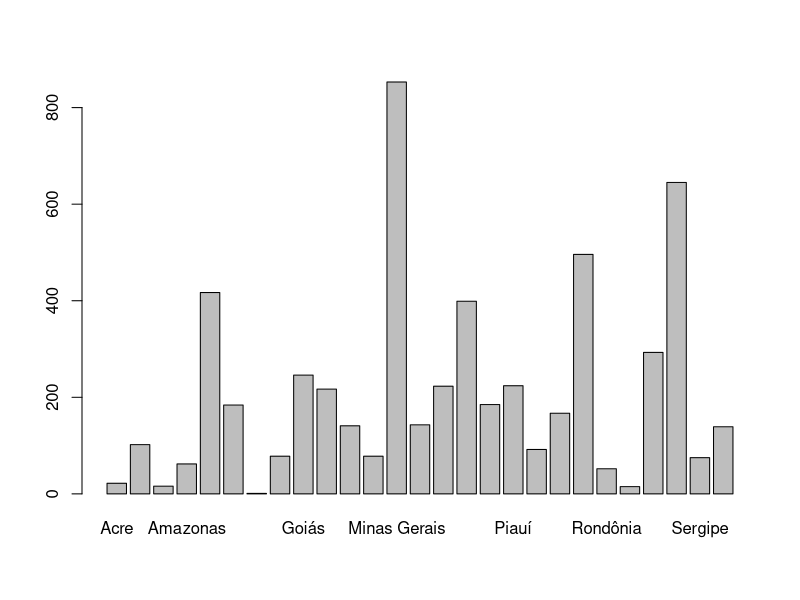
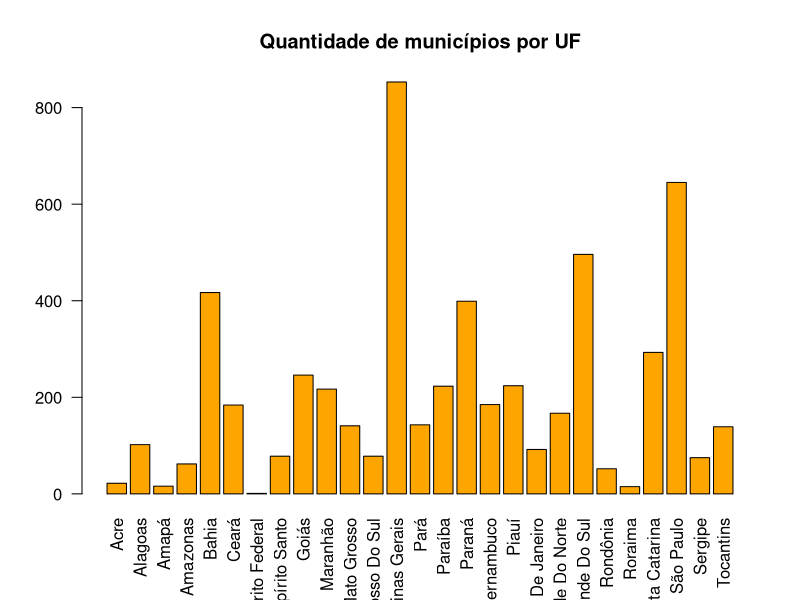
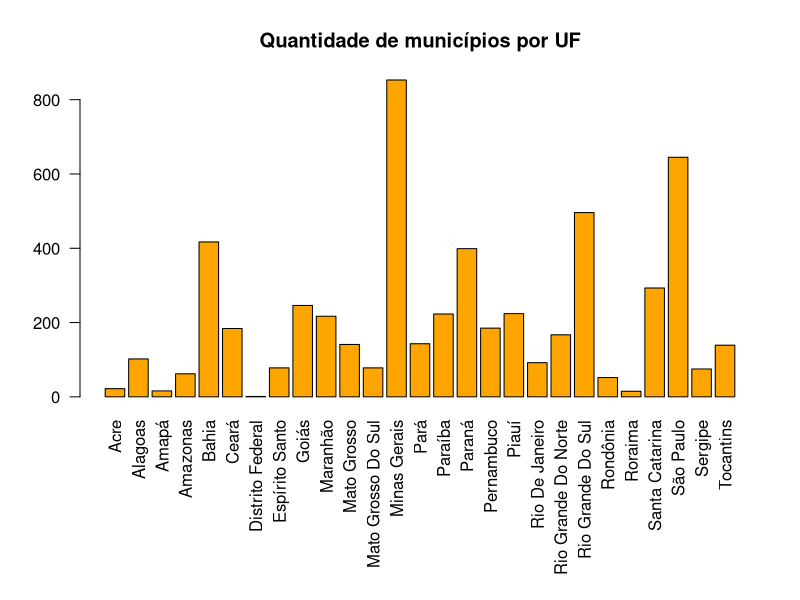
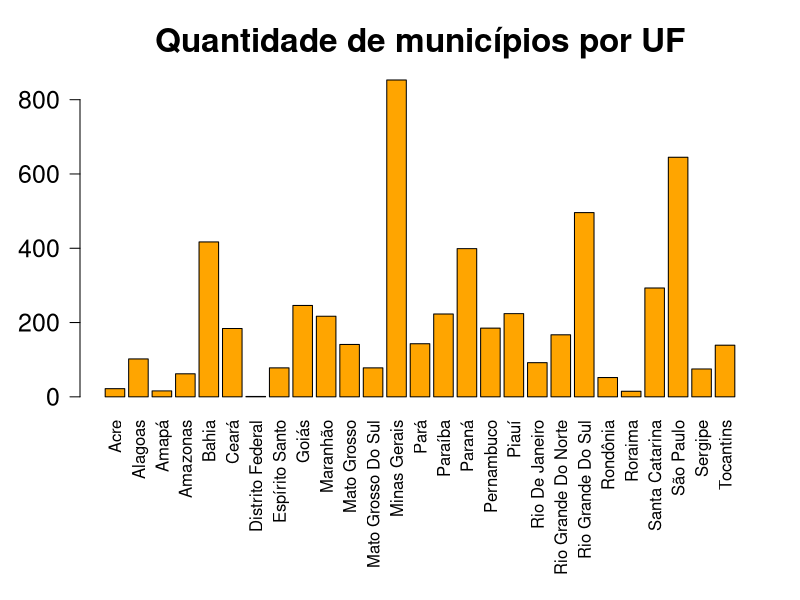

Here is the R script that generated these plots, in order: (Note: this script raises an error after producing the figures.)
#Vamos começar com a leitura das bases salvas

base_UF = read.csv("base_UF.csv")
base_MUN = read.csv("base_MUN.csv")
base_MT = read.csv("base_MT.csv")
base_CO = read.csv("base_CO.csv")

#quado lemos uma base csv as variáveis podem não estar no seu tipo corrteto
str(base_UF)
base_UF$REGIAO = as.factor(base_UF$REGIAO)

str(base_MUN)
base_MUN$UF = as.factor(base_MUN$UF)
base_MUN$REGIAO = as.factor(base_MUN$REGIAO)

str(base_MT)
base_MT$UF = as.factor(base_MT$UF)

str(base_CO)
base_CO$UF = as.factor(base_CO$UF)
base_CO$REGIAO = as.factor(base_CO$REGIAO)


############################
### Gráficos
############################

#Gráficos para variáveis categóricas:
#UF        
#REGIAO    

#gráfico de barras
table(base_MUN$UF)
tab = table(base_MUN$UF)
tab
barplot(tab)
#vamos enfeitar
barplot(tab,
        main = "Quantidade de municípios por UF",
        col =  "orange",
        las = 2
)
#precisamos aumentar a margem
#valores padrao
#mar = c(5.1, 4.1, 4.1, 2.1))
#mgp = c(3, 1, 0)
par(mar = c(10, 4, 4, 2))
barplot(tab,
        main = "Quantidade de municípios por UF",
        col =  "orange",
        las = 2
)
#podemos aumentar a fonte
barplot(tab,
        main = "Quantidade de municípios por UF",
        col =  "orange",
        las = 2, 
        cex.main = 2, 
        cex.lab = 1.5,
        cex.axis = 1.5
)
barplot(tab,
        "Quantidade de municípios por UF",
        col =  "orange",
        las = 2, 
        cex.main = 2, 
        cex.lab = 1.5,
        cex.axis = 1.5, 
        cex.names = 1.5
)
par(mar = c(13, 4, 4, 2))
barplot(tab,
        main = "Quantidade de municípios por UF",
        col =  "orange",
        las = 2, 
        cex.main = 2, 
        cex.lab = 1.5,
        cex.axis = 1.5, 
        cex.names = 1.5
)
barplot(tab,
        main = "Quantidade de municípios por UF",
        col =  "orange",
        las = 2, 
        cex.main = 2, 
        cex.lab = 1.5,
        cex.axis = 1.5, 
        cex.names = 1.5, 
        ylim = c(0,1000)
)


#Replicar para a base base_CO: quantidade de municípios por UF
#Replicar para a base base_UF: quantidade de UF por região 
#Replicar para a base base_MUN: quantidade de municípios por região

#voltar as margens para o padrão
par(mar = c(5.1, 4.1, 4.1, 2.1),
    mgp = c(3, 1, 0))


#Gráfico de barras empílhadas
base_UF$PROP_PV
base_UF$PROP_PC

tab = base_UF[,c("PROP_PV","PROP_PC")]
tab
barplot(t(tab))
barplot(t(tab),
        main = "",
        ylab = "",
        col = c("darkblue","darkgreen"),
        names.arg = base_UF$UF,
        las=3)

par(mar = c(10, 4.1, 4.1, 2.1),
    mgp = c(3, 1, 0))

barplot(t(tab),
        main = "Proporção de cada tipo de parto por UF",
        ylab = "quantidade de municípios",
        col = c("darkblue","darkgreen"),
        names.arg = base_UF$UF,
        legend.text = c("vaginais","cesareos"),
        las=3)
abline(h=0.5,lty=2,col="gray")

#Replicar para a base base_CO
#Replicar para a base base_UF
#Replicar para a base base_MUN




#voltar as margens para o padrão
par(mar = c(5.1, 4.1, 4.1, 2.1),
    mgp = c(3, 1, 0))

#Histograma

hist(base_MUN$IDHM_CA)
hist(base_MUN$IDHM_CA,
     main = "Histograma do IDHM da população residente em Censo Demográfico",
     xlab = "IDH",
     ylab = "Frequência - quantidade de municípios")

#replicar para as outras bases

base_MUN$TRP_BP
hist(base_MUN$TRP_BP)

#para o gráfico ficar melhor , vamos considerar os municipios com menos 
#de 5.000 habitantes
base_MUN_peq = base_MUN[base_MUN$POPRC_T<5235,]

base_MUN_peq$TRP_BP
hist(base_MUN_peq$TRP_BP)
hist(base_MUN_peq$TRP_BP,
     main = "Histograma do total de nascimentos baixo peso",
     xlab = "Nº de nascimentos com baixo peso",
     ylab = "Frequência - quantidade de municípios")

#como seria para os monicípios de tamanho médio, com pop entre 7000 e 18000
base_MUN_med = base_MUN[base_MUN$POPRC_T<10934 & base_MUN$POPRC_T>=5235,]
hist(base_MUN_med$TRP_BP,
     main = "Histograma do total de nascimentos baixo peso",
     xlab = "Nº de nascimentos com baixo peso",
     ylab = "Frequência - quantidade de municípios")

#replicar para os monicipio grandes, com pop entre 10934 e 23424 



# Boxplot
boxplot(base_MUN$IDHM_CA)
boxplot(base_MUN$IDHM_CA,
        main="IDHM da população residente em Censo Demográfico")

boxplot(base_MUN$IDHM_CA ~ base_MUN$REGIAO,
        main="IDHM da população residente em Censo Demográfico por região",
        xlab = "Regiões",
        ylab = "IDH")


boxplot(base_MUN_peq$TPV)
boxplot(base_MUN_peq$TPV,
        main = "Total de partos vaginais nos municípios pequenos",
        col="darkgreen")

boxplot(base_MUN_peq$TPC,
        main = "Total de partos cesáreos nos municípios pequenos",
        col="darkblue")

#vamos colocar os dois juntos para comparacao
boxplot(base_MUN_peq$TPV,base_MUN_peq$TPC,
        main = "Total de partos vaginais e cesários nos municípios pequenos",
        col=c("darkgreen","darkblue"),
        names = c("vaginais","cesáreos"))

boxplot(base_MUN_med$TPV,base_MUN_med$TPC,
        main = "Total de partos vaginais e cesários nos municípios médios",
        col=c("darkgreen","darkblue"),
        names = c("vaginais","cesáreos"))

#replicar para os monicipio grandes, com pop entre 10934 e 23424 



#Grafico de dispersão

#E se quisermnos analisar a relacao entre duas variáveis quantitativas?
#Poe exemplo, IDH e nascidos com baixo peso, será que existe relação?
plot(x = base_MUN$IDHM_CA,
     y = base_MUN$PROP_BP)
plot(x = base_MUN$IDHM_CA,
     y = base_MUN$PROP_BP,
     main = "Gráfico de dispersão entre o IDH e a proporção de nascimentos baixo peso",
     xlab = "IDH",
     ylab = "proporção dos nascimentos com baixo peso")
#vamos pintar os municípios pelas regiõies?
plot(x = base_MUN$IDHM_CA,
     y = base_MUN$PROP_BP,
     main = "Gráfico de dispersão entre a proporção de nascidos com baixo peso e a proporção de óbitos neo natal",
     xlab = "Proporção de nascidos com baixo peso",
     ylab = "Proporção de óbitos neo natal",
     col="white"
)
points(x = base_MUN$IDHM_CA[base_MUN$REGIAO=="Norte"],
       y = base_MUN$PROP_BP[base_MUN$REGIAO=="Norte"],
       col="tomato",
       pch=3
)
points(x = base_MUN$IDHM_CA[base_MUN$REGIAO=="Sudeste"],
       y = base_MUN$PROP_BP[base_MUN$REGIAO=="Sudeste"],
       col="skyblue",
       pch=3
)
points(x = base_MUN$IDHM_CA[base_MUN$REGIAO=="Nordeste"],
       y = base_MUN$PROP_BP[base_MUN$REGIAO=="Nordeste"],
       col="pink",
       pch=3
)
points(x = base_MUN$IDHM_CA[base_MUN$REGIAO=="Centro-Oeste"],
       y = base_MUN$PROP_BP[base_MUN$REGIAO=="Centro-Oeste"],
       col="gold",
       pch=3
)
points(x = base_MUN$IDHM_CA[base_MUN$REGIAO=="Sul"],
       y = base_MUN$PROP_BP[base_MUN$REGIAO=="Sul"],
       col="springgreen",
       pch=3
)
#qual é o estado representado pelo + mais à esquerda
which.min(base_MUN$IDHM_CA)
base_MUN[1298,]

#qual é o estado representado pelo + mais à direita
which.max(base_MUN$IDHM_CA)
base_MUN[178,]

#outro grafico de dispersao
#entre total de baixo peso e total de obitos
plot(x = base_MUN$PROP_BP,
     y = base_MUN$PROP_ONT,
     main = "Gráfico de dispersão entre a proporção de nascidos com baixo peso e a proporção de óbitos neo natal",
     xlab = "Proporção de nascidos com baixo peso",
     ylab = "Proporção de óbitos neo natal",
     pch=19)
#vamos pintar os municípios pelas regiõies?
plot(x = base_MUN$PROP_BP,
     y = base_MUN$PROP_ONT,
     main = "Gráfico de dispersão entre a proporção de nascidos com baixo peso e a proporção de óbitos neo natal",
     xlab = "Proporção de nascidos com baixo peso",
     ylab = "Proporção de óbitos neo natal",
     col="white"
     )
points(x = base_MUN$PROP_BP[base_MUN$REGIAO=="Norte"],
       y = base_MUN$PROP_ONT[base_MUN$REGIAO=="Norte"],
       col="tomato",
       pch=3
       )
points(x = base_MUN$PROP_BP[base_MUN$REGIAO=="Sudeste"],
       y = base_MUN$PROP_ONT[base_MUN$REGIAO=="Sudeste"],
       col="skyblue",
       pch=3
)
points(x = base_MUN$PROP_BP[base_MUN$REGIAO=="Nordeste"],
       y = base_MUN$PROP_ONT[base_MUN$REGIAO=="Nordeste"],
       col="pink",
       pch=3
)
points(x = base_MUN$PROP_BP[base_MUN$REGIAO=="Centro-Oeste"],
       y = base_MUN$PROP_ONT[base_MUN$REGIAO=="Centro-Oeste"],
       col="gold",
       pch=3
)
points(x = base_MUN$PROP_BP[base_MUN$REGIAO=="Sul"],
       y = base_MUN$PROP_ONT[base_MUN$REGIAO=="Sul"],
       col="springgreen",
       pch=3
)
#qual é o estado representado pelo pontinho mais alto?
which.max(base_MUN$PROP_ONT)
base_MUN[5538,]
